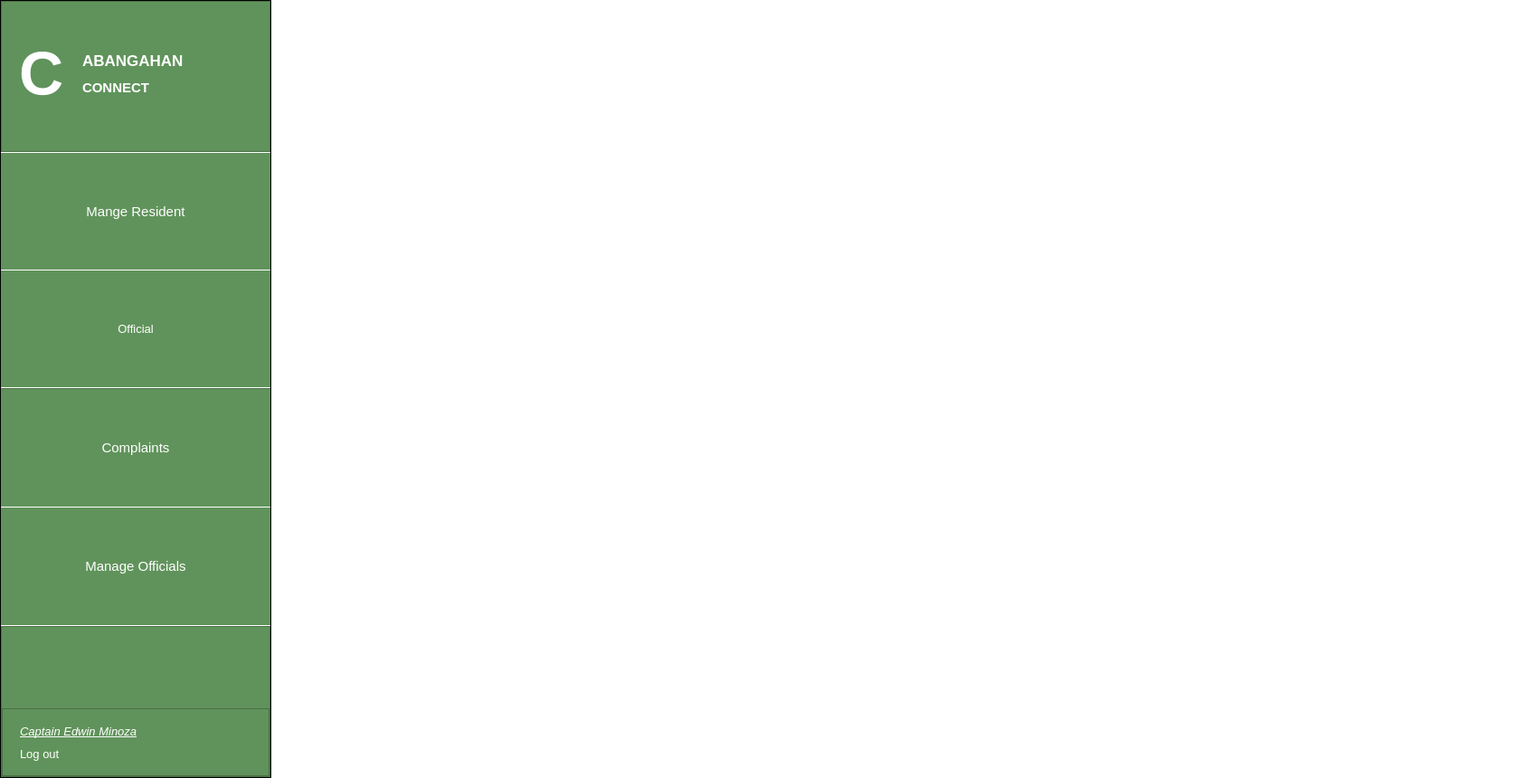
<?xml version="1.0" encoding="UTF-8"?>
<ui version="4.0">
 <class>MainWindow</class>
 <widget class="QMainWindow" name="MainWindow">
  <property name="geometry">
   <rect>
    <x>0</x>
    <y>0</y>
    <width>1703</width>
    <height>860</height>
   </rect>
  </property>
  <property name="maximumSize">
   <size>
    <width>16777215</width>
    <height>16777215</height>
   </size>
  </property>
  <property name="windowTitle">
   <string>MainWindow</string>
  </property>
  <widget class="QWidget" name="centralwidget">
   <layout class="QHBoxLayout" name="horizontalLayout_7">
    <property name="spacing">
     <number>0</number>
    </property>
    <property name="leftMargin">
     <number>0</number>
    </property>
    <property name="topMargin">
     <number>0</number>
    </property>
    <property name="rightMargin">
     <number>0</number>
    </property>
    <property name="bottomMargin">
     <number>0</number>
    </property>
    <item>
     <widget class="QFrame" name="leftframe">
      <property name="maximumSize">
       <size>
        <width>300</width>
        <height>16777215</height>
       </size>
      </property>
      <property name="autoFillBackground">
       <bool>false</bool>
      </property>
      <property name="styleSheet">
       <string notr="true">QFrame {

background-color: #60935B;

}</string>
      </property>
      <property name="frameShape">
       <enum>QFrame::Box</enum>
      </property>
      <property name="frameShadow">
       <enum>QFrame::Plain</enum>
      </property>
      <layout class="QVBoxLayout" name="verticalLayout_2">
       <property name="spacing">
        <number>0</number>
       </property>
       <property name="leftMargin">
        <number>0</number>
       </property>
       <property name="topMargin">
        <number>0</number>
       </property>
       <property name="rightMargin">
        <number>0</number>
       </property>
       <property name="bottomMargin">
        <number>0</number>
       </property>
       <item>
        <widget class="QFrame" name="frame_2">
         <property name="frameShape">
          <enum>QFrame::StyledPanel</enum>
         </property>
         <property name="frameShadow">
          <enum>QFrame::Raised</enum>
         </property>
         <widget class="QLabel" name="label_9">
          <property name="geometry">
           <rect>
            <x>20</x>
            <y>30</y>
            <width>61</width>
            <height>100</height>
           </rect>
          </property>
          <property name="sizePolicy">
           <sizepolicy hsizetype="Expanding" vsizetype="Fixed">
            <horstretch>0</horstretch>
            <verstretch>0</verstretch>
           </sizepolicy>
          </property>
          <property name="maximumSize">
           <size>
            <width>280</width>
            <height>100</height>
           </size>
          </property>
          <property name="font">
           <font>
            <pointsize>51</pointsize>
            <weight>75</weight>
            <bold>true</bold>
           </font>
          </property>
          <property name="styleSheet">
           <string notr="true">QLabel {

color: white;

}</string>
          </property>
          <property name="text">
           <string>C</string>
          </property>
          <property name="scaledContents">
           <bool>false</bool>
          </property>
         </widget>
         <widget class="QLabel" name="label_4">
          <property name="geometry">
           <rect>
            <x>90</x>
            <y>80</y>
            <width>91</width>
            <height>31</height>
           </rect>
          </property>
          <property name="sizePolicy">
           <sizepolicy hsizetype="Expanding" vsizetype="Fixed">
            <horstretch>0</horstretch>
            <verstretch>0</verstretch>
           </sizepolicy>
          </property>
          <property name="maximumSize">
           <size>
            <width>280</width>
            <height>100</height>
           </size>
          </property>
          <property name="font">
           <font>
            <pointsize>11</pointsize>
            <weight>75</weight>
            <bold>true</bold>
           </font>
          </property>
          <property name="styleSheet">
           <string notr="true">QLabel {

color: white;

}</string>
          </property>
          <property name="text">
           <string>CONNECT</string>
          </property>
          <property name="scaledContents">
           <bool>false</bool>
          </property>
         </widget>
         <widget class="QLabel" name="label">
          <property name="geometry">
           <rect>
            <x>90</x>
            <y>50</y>
            <width>151</width>
            <height>31</height>
           </rect>
          </property>
          <property name="sizePolicy">
           <sizepolicy hsizetype="Expanding" vsizetype="Fixed">
            <horstretch>0</horstretch>
            <verstretch>0</verstretch>
           </sizepolicy>
          </property>
          <property name="maximumSize">
           <size>
            <width>280</width>
            <height>100</height>
           </size>
          </property>
          <property name="font">
           <font>
            <pointsize>13</pointsize>
            <weight>75</weight>
            <bold>true</bold>
           </font>
          </property>
          <property name="styleSheet">
           <string notr="true">QLabel {

color: white;

}</string>
          </property>
          <property name="text">
           <string>ABANGAHAN</string>
          </property>
          <property name="scaledContents">
           <bool>false</bool>
          </property>
         </widget>
        </widget>
       </item>
       <item>
        <widget class="QFrame" name="frame_5">
         <property name="sizePolicy">
          <sizepolicy hsizetype="Preferred" vsizetype="Preferred">
           <horstretch>0</horstretch>
           <verstretch>0</verstretch>
          </sizepolicy>
         </property>
         <property name="maximumSize">
          <size>
           <width>500</width>
           <height>131</height>
          </size>
         </property>
         <property name="styleSheet">
          <string notr="true">QFrame {

background-color: #60935B;
border-bottom: 1px solid white;
border-top: 5px solid white;

}</string>
         </property>
         <property name="frameShape">
          <enum>QFrame::StyledPanel</enum>
         </property>
         <property name="frameShadow">
          <enum>QFrame::Raised</enum>
         </property>
         <widget class="QPushButton" name="manageresident">
          <property name="geometry">
           <rect>
            <x>0</x>
            <y>0</y>
            <width>298</width>
            <height>131</height>
           </rect>
          </property>
          <property name="font">
           <font>
            <pointsize>11</pointsize>
            <weight>50</weight>
            <italic>false</italic>
            <bold>false</bold>
            <strikeout>false</strikeout>
           </font>
          </property>
          <property name="styleSheet">
           <string notr="true">QPushButton {

background-color: #60935B;
color: white;
border-top: 1px solid white;
border-bottom: 1px solid white;

}

QPushButton:hover {

background-color: green;

}</string>
          </property>
          <property name="text">
           <string>Mange Resident</string>
          </property>
         </widget>
        </widget>
       </item>
       <item>
        <widget class="QFrame" name="frame_6">
         <property name="sizePolicy">
          <sizepolicy hsizetype="Expanding" vsizetype="Fixed">
           <horstretch>0</horstretch>
           <verstretch>0</verstretch>
          </sizepolicy>
         </property>
         <property name="maximumSize">
          <size>
           <width>500</width>
           <height>131</height>
          </size>
         </property>
         <property name="styleSheet">
          <string notr="true"/>
         </property>
         <property name="frameShape">
          <enum>QFrame::StyledPanel</enum>
         </property>
         <property name="frameShadow">
          <enum>QFrame::Raised</enum>
         </property>
         <widget class="QPushButton" name="officialbutton">
          <property name="geometry">
           <rect>
            <x>0</x>
            <y>-1</y>
            <width>298</width>
            <height>131</height>
           </rect>
          </property>
          <property name="font">
           <font>
            <pointsize>10</pointsize>
            <weight>50</weight>
            <bold>false</bold>
           </font>
          </property>
          <property name="styleSheet">
           <string notr="true">QPushButton {

background-color: #60935B;
color: white;
border-top: transparent;
border-bottom: 1px solid white;

}

QPushButton:hover {

background-color: green;

}</string>
          </property>
          <property name="text">
           <string>Official</string>
          </property>
         </widget>
        </widget>
       </item>
       <item>
        <widget class="QFrame" name="frame_3">
         <property name="sizePolicy">
          <sizepolicy hsizetype="Expanding" vsizetype="Fixed">
           <horstretch>0</horstretch>
           <verstretch>0</verstretch>
          </sizepolicy>
         </property>
         <property name="maximumSize">
          <size>
           <width>300</width>
           <height>131</height>
          </size>
         </property>
         <property name="styleSheet">
          <string notr="true">QFrame {

background-color: #60935B;
border-bottom: 1px solid white;


}</string>
         </property>
         <property name="frameShape">
          <enum>QFrame::StyledPanel</enum>
         </property>
         <property name="frameShadow">
          <enum>QFrame::Raised</enum>
         </property>
         <widget class="QPushButton" name="pushButton_4">
          <property name="geometry">
           <rect>
            <x>0</x>
            <y>0</y>
            <width>298</width>
            <height>131</height>
           </rect>
          </property>
          <property name="minimumSize">
           <size>
            <width>0</width>
            <height>0</height>
           </size>
          </property>
          <property name="font">
           <font>
            <pointsize>11</pointsize>
            <weight>50</weight>
            <bold>false</bold>
           </font>
          </property>
          <property name="styleSheet">
           <string notr="true">QPushButton {

background-color: #60935B;
color: white;
border-top: transparent;
border-bottom: 1px solid white;

}

QPushButton:hover {

background-color: green;

}</string>
          </property>
          <property name="text">
           <string>Complaints</string>
          </property>
         </widget>
        </widget>
       </item>
       <item>
        <widget class="QFrame" name="frame_4">
         <property name="sizePolicy">
          <sizepolicy hsizetype="Expanding" vsizetype="Fixed">
           <horstretch>0</horstretch>
           <verstretch>0</verstretch>
          </sizepolicy>
         </property>
         <property name="maximumSize">
          <size>
           <width>300</width>
           <height>131</height>
          </size>
         </property>
         <property name="styleSheet">
          <string notr="true">QFrame {

background-color: #60935B;
border-bottom: 1px solid white;


}</string>
         </property>
         <property name="frameShape">
          <enum>QFrame::StyledPanel</enum>
         </property>
         <property name="frameShadow">
          <enum>QFrame::Raised</enum>
         </property>
         <widget class="QPushButton" name="pushButton_5">
          <property name="geometry">
           <rect>
            <x>0</x>
            <y>0</y>
            <width>298</width>
            <height>131</height>
           </rect>
          </property>
          <property name="font">
           <font>
            <pointsize>11</pointsize>
            <weight>50</weight>
            <italic>false</italic>
            <bold>false</bold>
           </font>
          </property>
          <property name="styleSheet">
           <string notr="true">QPushButton {

background-color: #60935B;
color: white;
border-top: transparent;
border-bottom: 1px solid white;

}

QPushButton:hover {

background-color: green;

}</string>
          </property>
          <property name="text">
           <string>Manage Officials</string>
          </property>
         </widget>
        </widget>
       </item>
       <item>
        <widget class="QFrame" name="frame">
         <property name="frameShape">
          <enum>QFrame::StyledPanel</enum>
         </property>
         <property name="frameShadow">
          <enum>QFrame::Raised</enum>
         </property>
         <layout class="QVBoxLayout" name="verticalLayout_3">
          <property name="spacing">
           <number>0</number>
          </property>
          <property name="leftMargin">
           <number>0</number>
          </property>
          <property name="topMargin">
           <number>0</number>
          </property>
          <property name="rightMargin">
           <number>0</number>
          </property>
          <property name="bottomMargin">
           <number>0</number>
          </property>
          <item>
           <spacer name="verticalSpacer">
            <property name="orientation">
             <enum>Qt::Vertical</enum>
            </property>
            <property name="sizeType">
             <enum>QSizePolicy::Fixed</enum>
            </property>
            <property name="sizeHint" stdset="0">
             <size>
              <width>0</width>
              <height>90</height>
             </size>
            </property>
           </spacer>
          </item>
          <item>
           <widget class="QFrame" name="frame_7">
            <property name="frameShape">
             <enum>QFrame::StyledPanel</enum>
            </property>
            <property name="frameShadow">
             <enum>QFrame::Raised</enum>
            </property>
            <widget class="QLabel" name="label_2">
             <property name="geometry">
              <rect>
               <x>20</x>
               <y>10</y>
               <width>171</width>
               <height>31</height>
              </rect>
             </property>
             <property name="sizePolicy">
              <sizepolicy hsizetype="Expanding" vsizetype="Fixed">
               <horstretch>0</horstretch>
               <verstretch>0</verstretch>
              </sizepolicy>
             </property>
             <property name="maximumSize">
              <size>
               <width>280</width>
               <height>100</height>
              </size>
             </property>
             <property name="font">
              <font>
               <pointsize>10</pointsize>
               <weight>50</weight>
               <italic>true</italic>
               <bold>false</bold>
               <underline>true</underline>
              </font>
             </property>
             <property name="styleSheet">
              <string notr="true">QLabel {

color: white;

}</string>
             </property>
             <property name="text">
              <string>Captain Edwin Minoza</string>
             </property>
             <property name="scaledContents">
              <bool>false</bool>
             </property>
            </widget>
            <widget class="QLabel" name="label_3">
             <property name="geometry">
              <rect>
               <x>20</x>
               <y>40</y>
               <width>61</width>
               <height>21</height>
              </rect>
             </property>
             <property name="sizePolicy">
              <sizepolicy hsizetype="Expanding" vsizetype="Fixed">
               <horstretch>0</horstretch>
               <verstretch>0</verstretch>
              </sizepolicy>
             </property>
             <property name="maximumSize">
              <size>
               <width>280</width>
               <height>100</height>
              </size>
             </property>
             <property name="font">
              <font>
               <pointsize>10</pointsize>
               <weight>50</weight>
               <bold>false</bold>
              </font>
             </property>
             <property name="styleSheet">
              <string notr="true">QLabel {

color: white;

}</string>
             </property>
             <property name="text">
              <string>Log out</string>
             </property>
             <property name="scaledContents">
              <bool>false</bool>
             </property>
            </widget>
           </widget>
          </item>
         </layout>
        </widget>
       </item>
      </layout>
     </widget>
    </item>
    <item>
     <widget class="QFrame" name="MainContent">
      <property name="autoFillBackground">
       <bool>false</bool>
      </property>
      <property name="styleSheet">
       <string notr="true">QFrame {

background-color: white;
border: 1px solid white;

}</string>
      </property>
      <property name="frameShape">
       <enum>QFrame::Box</enum>
      </property>
      <property name="frameShadow">
       <enum>QFrame::Plain</enum>
      </property>
      <layout class="QVBoxLayout" name="verticalLayout">
       <property name="spacing">
        <number>0</number>
       </property>
       <property name="leftMargin">
        <number>0</number>
       </property>
       <property name="topMargin">
        <number>0</number>
       </property>
       <property name="rightMargin">
        <number>0</number>
       </property>
       <property name="bottomMargin">
        <number>0</number>
       </property>
       <item>
        <widget class="QStackedWidget" name="stackedWidget">
         <widget class="QWidget" name="page"/>
         <widget class="QWidget" name="page_2"/>
        </widget>
       </item>
      </layout>
     </widget>
    </item>
   </layout>
  </widget>
 </widget>
 <resources/>
 <connections/>
</ui>
